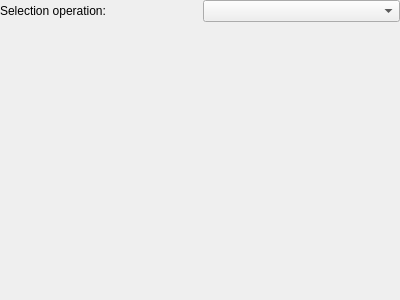
<?xml version="1.0" encoding="UTF-8"?>
<ui version="4.0">
 <class>WorldeditToolOptionsAttemptOnScreenSelection</class>
 <widget class="QWidget" name="WorldeditToolOptionsAttemptOnScreenSelection">
  <property name="geometry">
   <rect>
    <x>0</x>
    <y>0</y>
    <width>400</width>
    <height>300</height>
   </rect>
  </property>
  <property name="windowTitle">
   <string>Form</string>
  </property>
  <layout class="QGridLayout" name="gridLayout">
   <property name="leftMargin">
    <number>0</number>
   </property>
   <property name="topMargin">
    <number>0</number>
   </property>
   <property name="rightMargin">
    <number>0</number>
   </property>
   <property name="bottomMargin">
    <number>0</number>
   </property>
   <item row="0" column="0">
    <widget class="QLabel" name="label">
     <property name="text">
      <string>Selection operation:</string>
     </property>
     <property name="buddy">
      <cstring>operation</cstring>
     </property>
    </widget>
   </item>
   <item row="0" column="1">
    <widget class="QComboBox" name="operation"/>
   </item>
   <item row="1" column="0" colspan="2">
    <spacer name="verticalSpacer">
     <property name="orientation">
      <enum>Qt::Vertical</enum>
     </property>
     <property name="sizeHint" stdset="0">
      <size>
       <width>8</width>
       <height>0</height>
      </size>
     </property>
    </spacer>
   </item>
  </layout>
 </widget>
 <resources/>
 <connections/>
</ui>
